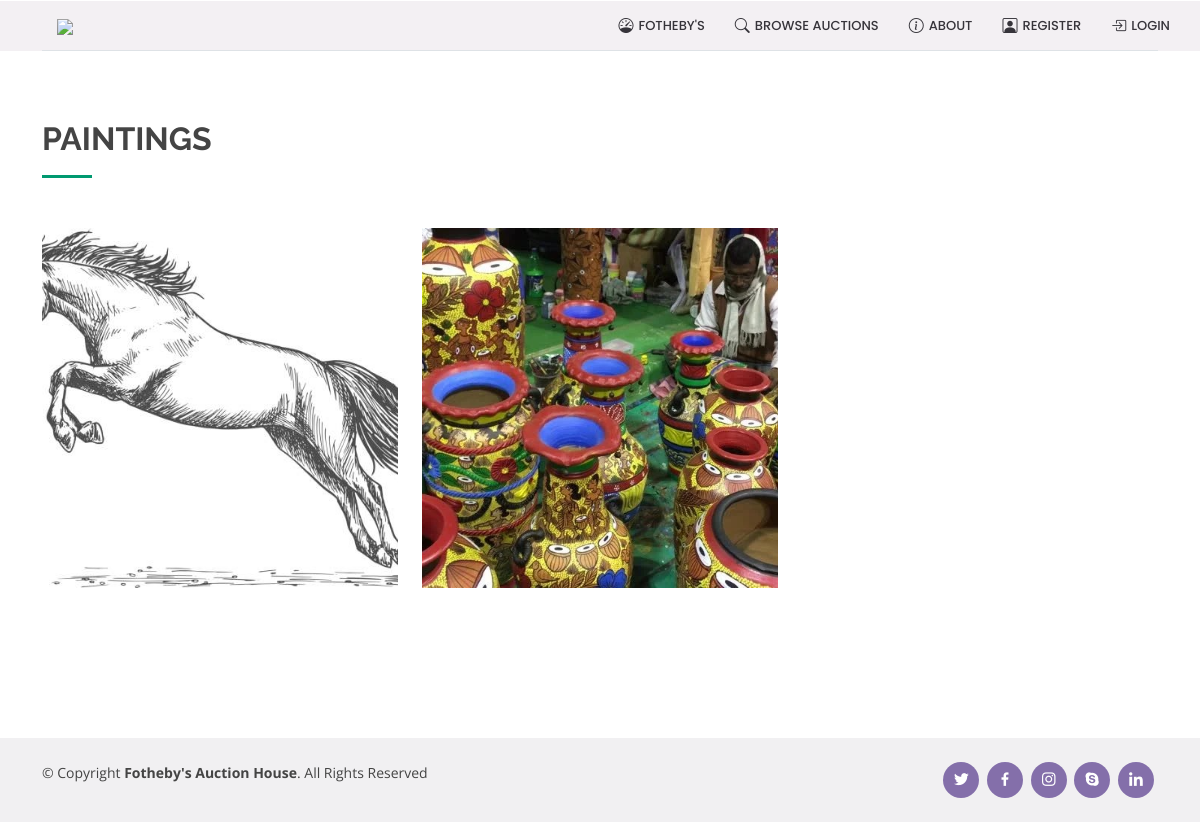
The app's page /categoryItems/Paintings with its own data.
### auction_app/models.py (models this page shows, shortened)
class Category(models.Model):
    category_name = models.CharField(max_length=255, primary_key=True)
    category_description = models.TextField()

class Item(models.Model):
    CHOICES = (('Landscape', 'Landscape'), ('Seascape', 'Seascape'), ('Portrait', 'Portrait'), ('Figure', 'Figure'),
               ('Still Life', 'Still Life'), ('Nude', 'Nude'), ('Animal', 'Animal'), ('Abstract', 'Abstract'), ('Other', 'Other'))
    item_lot = models.AutoField(primary_key=True, unique=True)
    auction = models.ForeignKey(Auction, on_delete=models.PROTECT, default=1)
    category = models.ForeignKey(Category, on_delete=models.PROTECT, default=1)
    user = models.ForeignKey(User, on_delete=models.PROTECT, related_name="user")
    item_name = models.CharField(max_length=255)
    artist_name = models.CharField(max_length=255)
    production_year = models.PositiveIntegerField(
        default=current_year(), validators=[MinValueValidator(1400), max_value_current_year])
    classification = models.CharField(max_length=255,choices= CHOICES)
    description =  models.TextField()
    estimated_price =  models.CharField(max_length=255)
    image1 = models.ImageField(upload_to='item_pics', blank=True)
    image2 = models.ImageField(upload_to='item_pics', blank=True)
    image3 = models.ImageField(upload_to='item_pics', blank=True)
    status = models.CharField(max_length=255,default='Pending')
    evaluation_text = models.TextField(default='Evaluated')

### auction_app/views.py (the view)
# urls.py: path('categoryItems/<category_name>', views.categoryItems, name='categoryItems'),
def categoryItems(request,category_name):
    category = Category.objects.all().filter(category_name=category_name).first()
    name = category.category_name
    items = Item.objects.all().filter(category=category,status='Accepted')
    print(items)
    user = User.objects.all().filter(username=request.user).first()
    if request.user.is_authenticated:
        getUser = UserProfileInfo.objects.get(user=user)
        notification = ''
        if getUser.client_type == "Buyer":
            temp = 'buyerDashboard.html'
            notification = Notification.objects.all().filter(concerned_to='Buyer') | Notification.objects.all().filter(
                concerned_to=request.user)
        elif getUser.client_type == "Seller":
            temp = 'sellerDashboard.html'
            notification = Notification.objects.all().filter(concerned_to='Seller') | Notification.objects.all().filter(
                concerned_to=request.user)
        elif getUser.client_type == "Joint":
            temp = 'jointDashboard.html'
            notification = Notification.objects.all().filter(concerned_to='Buyer') | Notification.objects.all().filter(
                concerned_to='Seller') | Notification.objects.all().filter(
                concerned_to='Joint') | Notification.objects.all().filter(concerned_to=request.user)
        elif getUser.client_type == "Admin":
            temp = 'adminDashboard.html'
            notification = Notification.objects.all().filter(concerned_to='Admin').order_by('-notification_date')
        elif getUser.client_type == "Evaluator":
            temp = 'evaluatorDashboard.html'
            notification = Notification.objects.all().filter(concerned_to='Evaluator')
    else:
        temp = 'normalDashboard.html'
        notification = ''
    return render(request,'categoryItems.html',{'items':items,'temp':temp,'name':name})

### auction_app/models.py (called while the page is built)
    def __str__(self):
        return self.auction_name

### templates/categoryItems.html (shortened to what this page needs)
<!DOCTYPE html>
{% extends temp %}
{% load static %}
{% block body_block %}
    <section id="portfolio" class="portfolio" style="width:100vw;">
      <div class="container" >
                <div class="row">
          <div class="col-lg-4">
            <div class="section-title" data-aos="fade-right">
              <h2>{{name}}</h2>
            </div>
          </div>
          <div class="col-lg-8">
          </div>
        </div>
        <div class="row portfolio-container" data-aos="fade-up" data-aos-delay="200" >
          {% if items %}
            {% for i in items %}
              <div class="row">
              <div class="col-lg-4 col-md-6 portfolio-item filter-app">
                <div class="portfolio-wrap" style="height:30vw;">
                  {% if i.image1 %}
                  <img src="{{i.image1.url}}" class="img-fluid" alt="" style="min-height:100%; min-width: 100%; object-fit: cover;">
                  {% endif %}
                  </div>
                </div>
              </div>
            {% endfor %}
          {% endif %}
        </div>
      </div>
    </section>
{% endblock %}

### static/css/style.css (style rules this page uses)
body { font-family: "Open Sans", sans-serif; color: #444444; }
h1, h2, h3, h4, h5, h6 { font-family: "Raleway", sans-serif; }
section { padding: 60px 0; overflow: hidden; }
.section-title { padding-bottom: 30px; }
.section-title h2 { font-size: 32px; font-weight: bold; text-transform: uppercase; margin-bottom: 20px; padding-bottom: 20px; position: relative; }
.section-title h2::after { content: ''; position: absolute; display: block; width: 50px; height: 3px; background: #009970; bottom: 0; left: 0; }
.portfolio .portfolio-item { margin-bottom: 30px; }
.portfolio .portfolio-wrap { transition: 0.3s; position: relative; overflow: hidden; z-index: 1; background: rgba(54, 52, 58, 0.6); }
.portfolio .portfolio-wrap::before { content: ""; background: rgba(54, 52, 58, 0.6); position: absolute; left: 0; right: 0; top: 0; bottom: 0; transition: all ease-in-out 0.3s; z-index: 2; opacity: 0; }
.portfolio .portfolio-wrap img { transition: all ease-in-out 0.3s; }

### records on screen
Category: category_name "PAINTINGS"
Item: image1 (picture)
Item: image1 (picture)
